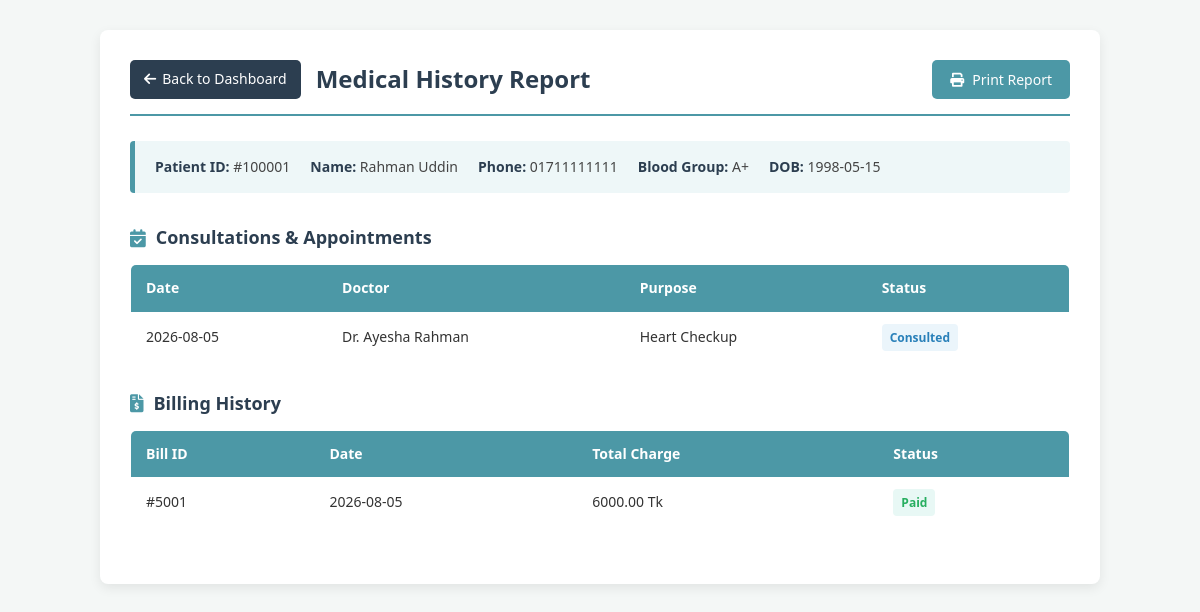
The page /patient_history.php?id=100001 on the database its author committed.
### tables this page shows
CREATE TABLE `patient` (
  `patient_id` int(6) NOT NULL,
  `patient_fullname` varchar(50) NOT NULL,
  `date_of_birth` date NOT NULL,
  `gender` enum('Male','Female','Other') NOT NULL,
  `address` varchar(150) NOT NULL,
  `phone_number` varchar(15) NOT NULL,
  `Emergency_contact` varchar(20) NOT NULL,
  `registration_date` date NOT NULL,
  `blood_group` enum('A+','A-','B+','B-','AB+','AB-','O+','O-') NOT NULL
);

CREATE TABLE `appointment` (
  `appointment_id` int(7) NOT NULL,
  `appointment_date` date NOT NULL,
  `appointment_time` time NOT NULL,
  `purpose` varchar(300) NOT NULL,
  `status` enum('Yet to Consult','Consulted') NOT NULL,
  `consultation_note` varchar(500) DEFAULT NULL,
  `patient_id` int(6) DEFAULT NULL,
  `doctor_id` int(5) DEFAULT NULL
);

CREATE TABLE `doctor` (
  `doctor_id` int(5) NOT NULL,
  `doctor_fullname` varchar(50) NOT NULL,
  `specialization` varchar(150) NOT NULL,
  `phone_no` varchar(15) NOT NULL,
  `doctor_email` varchar(100) NOT NULL,
  `consultation_fee` decimal(8,2) NOT NULL,
  `qualification` varchar(150) NOT NULL,
  `joining_date` date NOT NULL,
  `employment_status` enum('Active','On Leave','Resigned','Retired') NOT NULL,
  `department_id` int(5) DEFAULT NULL
);

CREATE TABLE `billing` (
  `bill_id` int(11) NOT NULL,
  `bill_date` date NOT NULL,
  `total_charge` decimal(10,2) NOT NULL,
  `discount` decimal(10,2) NOT NULL,
  `tax` decimal(10,2) NOT NULL,
  `payment_method` enum('Cash','Card','Mobile Banking','Online') NOT NULL,
  `payment_status` enum('Paid','Pending') NOT NULL,
  `patient_id` int(6) DEFAULT NULL,
  `final_amount` decimal(10,2) DEFAULT NULL
);

### patient_history.php (the view, shortened to what this page needs)
<?php
include 'db.php';
$patient_id = isset($_GET['id']) ? intval($_GET['id']) : 0;
$patient = null;
$appointments = false;
$bills = false;
if ($patient_id > 0) {
    $patient_query = mysqli_query($conn, "SELECT * FROM patient WHERE patient_id = '$patient_id'");
    if ($patient_query && mysqli_num_rows($patient_query) > 0) {
        $patient = mysqli_fetch_assoc($patient_query);
    }
    $appointments = mysqli_query($conn, "
        SELECT a.*, d.doctor_fullname
        FROM appointment a
        LEFT JOIN doctor d ON a.doctor_id = d.doctor_id
        WHERE a.patient_id = '$patient_id'
        ORDER BY a.appointment_id DESC
    ");
    $bills = mysqli_query($conn, "
        SELECT * FROM billing
        WHERE patient_id = '$patient_id'
        ORDER BY bill_id DESC
    ");
}
?>
<!DOCTYPE html>
<html>
<head>
    <link rel="stylesheet" href="https://cdnjs.cloudflare.com/ajax/libs/font-awesome/6.0.0/css/all.min.css">
</head>
<body>
<div class="history-container">
    <div class="history-header">
        <div style="display: flex; align-items: center; gap: 15px;">
            <a href="dashboard.php" class="btn-back">
                <i class="fas fa-arrow-left"></i> Back to Dashboard
            </a>
            <h2>Medical History Report</h2>
        </div>
        <button onclick="window.print()" class="btn-print">
            <i class="fas fa-print"></i> Print Report
        </button>
    </div>
    <?php if ($patient): ?>
        <div class="patient-card">
            <div class="patient-info-item"><strong>Patient ID:</strong> #<?php echo $patient['patient_id']; ?></div>
            <div class="patient-info-item"><strong>Name:</strong> <?php echo htmlspecialchars($patient['patient_fullname']); ?></div>
            <div class="patient-info-item"><strong>Phone:</strong> <?php echo htmlspecialchars($patient['phone_number']); ?></div>
            <div class="patient-info-item"><strong>Blood Group:</strong> <?php echo htmlspecialchars($patient['blood_group']); ?></div>
            <div class="patient-info-item"><strong>DOB:</strong> <?php echo htmlspecialchars($patient['date_of_birth']); ?></div>
        </div>
        <h3 class="section-title"><i class="fas fa-calendar-check"></i> Consultations & Appointments</h3>
        <table class="history-table">
            <thead>
                <tr>
                    <th>Date</th>
                    <th>Doctor</th>
                    <th>Purpose</th>
                    <th>Status</th>
                </tr>
            </thead>
            <tbody>
                <?php if ($appointments && mysqli_num_rows($appointments) > 0): ?>
                    <?php while($a = mysqli_fetch_assoc($appointments)): ?>
                    <tr>
                        <td><?php echo $a['appointment_date']; ?></td>
                        <td><?php echo htmlspecialchars($a['doctor_fullname'] ? $a['doctor_fullname'] : 'N/A'); ?></td>
                        <td><?php echo htmlspecialchars($a['purpose']); ?></td>
                        <td><span class="badge badge-completed"><?php echo htmlspecialchars($a['status']); ?></span></td>
                    </tr>
                    <?php endwhile; ?>
                <?php else: ?>
                    <tr><td colspan="4" style="text-align: center; color: #777;">No appointments found for this patient.</td></tr>
                <?php endif; ?>
            </tbody>
        </table>
        <h3 class="section-title"><i class="fas fa-file-invoice-dollar"></i> Billing History</h3>
        <table class="history-table">
            <thead>
                <tr>
                    <th>Bill ID</th>
                    <th>Date</th>
                    <th>Total Charge</th>
                    <th>Status</th>
                </tr>
            </thead>
            <tbody>
                <?php if ($bills && mysqli_num_rows($bills) > 0): ?>
                    <?php while($b = mysqli_fetch_assoc($bills)): ?>
                    <tr>
                        <td>#<?php echo $b['bill_id']; ?></td>
                        <td><?php echo $b['bill_date']; ?></td>
                        <td><?php echo $b['total_charge']; ?> Tk</td>
                        <td>
                            <span class="badge <?php echo ($b['payment_status'] == 'Paid') ? 'badge-paid' : 'badge-pending'; ?>">
                                <?php echo htmlspecialchars($b['payment_status']); ?>
                            </span>
                        </td>
                    </tr>
                    <?php endwhile; ?>
                <?php else: ?>
                    <tr><td colspan="4" style="text-align: center; color: #777;">No billing records found for this patient.</td></tr>
                <?php endif; ?>
            </tbody>
        </table>
    <?php else: ?>
        <p style="color: red; font-weight: bold; text-align: center; margin: 40px 0;">
            Invalid Patient ID or Patient not found. Please access this page from the dashboard link.
        </p>
    <?php endif; ?>
</div>
</body>
</html>

### patient_history.php (style rules this page uses)
* { box-sizing: border-box; margin: 0; padding: 0; font-family: 'Segoe UI', Tahoma, Geneva, Verdana, sans-serif; }
body { background-color: #f4f7f6; color: #333; padding: 30px; line-height: 1.6; }
.history-container { max-width: 1000px; margin: 0 auto; background: #ffffff; padding: 30px; border-radius: 8px; box-shadow: 0 4px 12px rgba(0, 0, 0, 0.08); }
.history-header { display: flex; justify-content: space-between; align-items: center; border-bottom: 2px solid #4c98a6; padding-bottom: 15px; margin-bottom: 25px; }
.history-header h2 { color: #2c3e50; font-size: 24px; }
.btn-back { background: #2c3e50; color: #ffffff; text-decoration: none; padding: 8px 14px; border-radius: 5px; font-size: 14px; display: inline-flex; align-items: center; gap: 6px; transition: background 0.2s ease; }
.patient-card { background: #eef7f8; border-left: 5px solid #4c98a6; padding: 15px 20px; border-radius: 4px; margin-bottom: 30px; display: flex; flex-wrap: wrap; gap: 20px; }
.patient-info-item { font-size: 14px; color: #444; }
.patient-info-item strong { color: #2c3e50; }
.section-title { color: #2c3e50; font-size: 18px; margin: 25px 0 12px 0; display: flex; align-items: center; gap: 10px; }
.section-title i { color: #4c98a6; }
.history-table { width: 100%; border-collapse: collapse; margin-bottom: 25px; background: #fff; overflow: hidden; border-radius: 6px; border: 1px solid #e0e0e0; }
.history-table th { background-color: #4c98a6; color: #ffffff; text-align: left; padding: 12px 15px; font-size: 14px; font-weight: 600; }
.history-table td { padding: 12px 15px; border-bottom: 1px solid #eeeeee; font-size: 14px; }
.history-table tr:last-child td { border-bottom: none; }
.badge { padding: 4px 8px; border-radius: 4px; font-size: 12px; font-weight: bold; display: inline-block; }
.badge-paid { background: #e8f8f5; color: #27ae60; }
.badge-completed { background: #ebf5fb; color: #2980b9; }
.btn-print { background: #4c98a6; color: #fff; border: none; padding: 10px 18px; border-radius: 5px; cursor: pointer; font-size: 14px; display: flex; align-items: center; gap: 8px; transition: background 0.2s ease; }

### rows shown on the page
patient: patient_id "100001", patient_fullname "Rahman Uddin", phone_number "01711111111", blood_group "A+", date_of_birth "1998-05-15"
appointment: appointment_date "2026-08-05", doctor.doctor_fullname "Dr. Ayesha Rahman", purpose "Heart Checkup", status "Consulted"
billing: bill_id "5001", bill_date "2026-08-05", total_charge "6000.00", payment_status "Paid"
